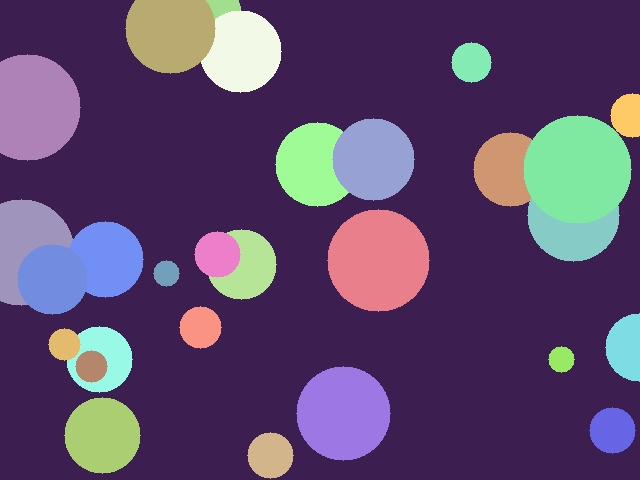
#> input picture Modul01 - Pendahuluan Komputer Vision/praktikum/image/abstrak.jpg, 640 x 480 px
$ python -i 20_proyek_klasifikasi_bentuk.py   (imports and definitions only)   (older library calls are emulated)
#> lines starting #> are read from the running program, lines starting #| are printed output that depends on the picture; after the words box and inside, x2 and y2 are one past the last pixel; in counts of white or black regions, pixels touching at a corner belong together
"""
==========================================================================
PERCOBAAN 20: PROYEK KLASIFIKASI BENTUK - PIPELINE LENGKAP
==========================================================================
Program ini membangun pipeline klasifikasi bentuk yang lengkap,
menggabungkan semua konsep dari Modul 05 (Deep Learning). Pipeline
mencakup: pemuatan dataset, ekstraksi fitur multi-skala, training
classifier sederhana, evaluasi, augmentasi data, dan visualisasi
hasil secara komprehensif.

Fungsi utama yang dipelajari:
- cv2.calcHist()        : Menghitung histogram warna
- cv2.Canny()           : Deteksi tepi
- cv2.resize()          : Mengubah ukuran gambar
- cv2.flip()            : Membalik gambar (augmentasi)
- cv2.GaussianBlur()    : Menghaluskan gambar (augmentasi)
- KNN / centroid-based  : Klasifikasi sederhana
- Confusion matrix      : Evaluasi per-kelas

Konsep yang dipelajari:
- Pipeline klasifikasi end-to-end
- Ekstraksi fitur: histogram warna, fitur tepi, HOG-like
- Train/test split dan evaluasi model
- Augmentasi data untuk memperbesar dataset
- Perbandingan performa dengan/tanpa augmentasi
- Visualisasi prediksi dan laporan evaluasi
==========================================================================
"""

# Mengimpor OpenCV untuk pemrosesan gambar
import cv2

# Mengimpor NumPy untuk operasi array dan komputasi
import numpy as np

# Mengimpor os untuk operasi file dan path
import os

# Mengimpor glob untuk pencarian file berdasarkan pola
import glob

# Mengimpor matplotlib untuk visualisasi hasil
import matplotlib.pyplot as plt

# Mendapatkan direktori script saat ini
SCRIPT_DIR = os.path.dirname(os.path.abspath(__file__))

# Mendefinisikan path folder gambar input
IMAGE_DIR = os.path.join(SCRIPT_DIR, "image")

# Mendefinisikan path folder output untuk menyimpan hasil
OUTPUT_DIR = os.path.join(SCRIPT_DIR, "output")

# Mendefinisikan path folder dataset
DATASET_DIR = os.path.join(IMAGE_DIR, "dataset")

# Membuat folder output jika belum ada
# [35 lines not run here, left out]

# Mendefinisikan nama kategori bentuk
kategori_bentuk = ['lingkaran', 'persegi', 'segitiga', 'bintang', 'segi_enam']

# Mendefinisikan ukuran standar gambar
IMG_SIZE = 64

# Menyiapkan list untuk menyimpan data
semua_gambar = []
semua_label = []
semua_nama_file = []


# [16 lines left out: function muat_gambar, not called in this run]


# Mengecek apakah folder dataset ada
dataset_ada = os.path.exists(DATASET_DIR)

# [35 lines not run here, left out]

# Mengkonversi list ke array NumPy
semua_gambar = np.array(semua_gambar)
semua_label = np.array(semua_label)

# Menampilkan informasi dataset
# [11 lines not run here, left out]


def ekstrak_histogram_warna(img, bins=16):
    """
    Menghitung histogram warna untuk setiap channel.
    Mengembalikan histogram gabungan sebagai fitur.
    """
    # Menyiapkan list fitur
    fitur = []

    # Menghitung histogram untuk setiap channel BGR
    for ch in range(3):
        # Menghitung histogram channel
        hist = cv2.calcHist([img], [ch], None, [bins], [0, 256])

        # Menormalisasi histogram
        hist = hist.flatten() / (img.shape[0] * img.shape[1])

        # Menambahkan ke list fitur
        fitur.extend(hist)

    # Mengembalikan array fitur
    return np.array(fitur, dtype=np.float32)


def ekstrak_fitur_tepi(img, bins=16):
    """
    Menghitung fitur berbasis deteksi tepi (Canny).
    """
    # Mengkonversi ke grayscale
    gray = cv2.cvtColor(img, cv2.COLOR_BGR2GRAY)

    # Menerapkan deteksi tepi Canny
    edges = cv2.Canny(gray, 50, 150)

    # Menghitung histogram tepi (distribusi spasial)
    hist = cv2.calcHist([edges], [0], None, [bins], [0, 256])

    # Menormalisasi histogram
    hist = hist.flatten() / (edges.shape[0] * edges.shape[1])

    # Menghitung rata-rata dan std tepi
    mean_edge = np.mean(edges) / 255.0
    std_edge = np.std(edges) / 255.0

    # Menghitung rasio piksel tepi
    rasio_tepi = np.sum(edges > 0) / edges.size

    # Menggabungkan semua fitur tepi
    fitur_tepi = np.concatenate([hist, [mean_edge, std_edge, rasio_tepi]])

    # Mengembalikan fitur tepi
    return fitur_tepi.astype(np.float32)


def ekstrak_hog_sederhana(img, cell_size=8):
    """
    Menghitung fitur HOG-like sederhana menggunakan gradient.
    """
    # Mengkonversi ke grayscale
    gray = cv2.cvtColor(img, cv2.COLOR_BGR2GRAY).astype(np.float32)

    # Menghitung gradien x dan y menggunakan Sobel
    gx = cv2.Sobel(gray, cv2.CV_32F, 1, 0, ksize=3)
    gy = cv2.Sobel(gray, cv2.CV_32F, 0, 1, ksize=3)

    # Menghitung magnitude dan orientasi gradien
    magnitude = np.sqrt(gx ** 2 + gy ** 2)
    orientation = np.arctan2(gy, gx) * 180.0 / np.pi

    # Memastikan orientasi positif (0-360)
    orientation[orientation < 0] += 360

    # Membagi gambar menjadi cells dan menghitung histogram orientasi
    n_bins = 9
    h, w = gray.shape
    n_cells_y = h // cell_size
    n_cells_x = w // cell_size

    # Menyiapkan array fitur HOG
    hog_fitur = []

    for cy in range(n_cells_y):
        for cx in range(n_cells_x):
            # Mendapatkan region cell
            y_start = cy * cell_size
            y_end = y_start + cell_size
            x_start = cx * cell_size
            x_end = x_start + cell_size

            # Mengambil magnitude dan orientasi untuk cell ini
            mag_cell = magnitude[y_start:y_end, x_start:x_end]
            ori_cell = orientation[y_start:y_end, x_start:x_end]

            # Menghitung histogram orientasi weighted by magnitude
            hist_cell = np.zeros(n_bins)
            for b in range(n_bins):
                # Menghitung range orientasi untuk bin ini
                low = b * (360.0 / n_bins)
                high = (b + 1) * (360.0 / n_bins)
                mask = (ori_cell >= low) & (ori_cell < high)
                hist_cell[b] = np.sum(mag_cell[mask])

            # Menormalisasi histogram cell
            norm = np.sqrt(np.sum(hist_cell ** 2) + 1e-6)
            hist_cell = hist_cell / norm

            # Menambahkan ke fitur
            hog_fitur.extend(hist_cell)

    # Mengembalikan fitur HOG
    return np.array(hog_fitur, dtype=np.float32)


def ekstrak_semua_fitur(img):
    """
    Menggabungkan semua fitur: histogram warna + fitur tepi + HOG.
    """
    # Mengekstrak histogram warna (16 bins * 3 channels = 48)
    f_warna = ekstrak_histogram_warna(img, bins=16)

    # Mengekstrak fitur tepi (16 + 3 = 19)
    f_tepi = ekstrak_fitur_tepi(img, bins=16)

    # Mengekstrak fitur HOG-like
    f_hog = ekstrak_hog_sederhana(img, cell_size=8)

    # Menggabungkan semua fitur
    fitur_gabungan = np.concatenate([f_warna, f_tepi, f_hog])

    # Mengembalikan fitur gabungan
    return fitur_gabungan


# Mengekstrak fitur untuk semua gambar
# [1 line not run here, left out]

# Menyiapkan list fitur
semua_fitur = []

# [6 lines not run here, left out]

# Mengkonversi list ke array
semua_fitur = np.array(semua_fitur)

# Menampilkan informasi fitur
# [10 lines not run here, left out]

# Mendefinisikan rasio split
rasio_train = 0.7

# Membuat indeks acak
indeks = np.arange(len(semua_fitur))
# [1 line not run here, left out]

# Menghitung titik split
titik_split = int(rasio_train * len(indeks))

# Memisahkan indeks training dan testing
idx_train = indeks[:titik_split]
idx_test = indeks[titik_split:]

# Memisahkan fitur dan label
X_train = semua_fitur[idx_train]
y_train = semua_label[idx_train]
X_test = semua_fitur[idx_test]
y_test = semua_label[idx_test]
img_test = semua_gambar[idx_test]

# Menampilkan informasi split
# [11 lines not run here, left out]


def knn_predict(X_train, y_train, X_test, k=5):
    """
    K-Nearest Neighbors classifier sederhana.
    """
    # Menyiapkan array prediksi
    prediksi = []
    probabilitas = []

    for i in range(len(X_test)):
        # Menghitung jarak Euclidean ke semua data training
        jarak = np.sqrt(np.sum((X_train - X_test[i]) ** 2, axis=1))

        # Mendapatkan indeks K tetangga terdekat
        idx_terdekat = np.argsort(jarak)[:k]

        # Mendapatkan label K tetangga terdekat
        label_terdekat = y_train[idx_terdekat]

        # Menghitung voting (majority voting)
        counts = np.bincount(label_terdekat, minlength=len(kategori_bentuk))

        # Mendapatkan kelas dengan vote terbanyak
        kelas_prediksi = np.argmax(counts)

        # Menghitung probabilitas (proporsi vote)
        prob = counts / k

        # Menyimpan prediksi dan probabilitas
        prediksi.append(kelas_prediksi)
        probabilitas.append(prob)

    # Mengembalikan prediksi dan probabilitas
    return np.array(prediksi), np.array(probabilitas)


# Mendefinisikan nilai K untuk KNN
K = 5

# Melakukan prediksi pada data test
y_pred, y_prob = knn_predict(X_train, y_train, X_test, k=K)

# Menghitung akurasi
akurasi = np.mean(y_pred == y_test) * 100

# Menampilkan hasil
# [6 lines not run here, left out]


def hitung_confusion_matrix(y_true, y_pred, n_classes):
    """
    Menghitung confusion matrix.
    """
    # Menginisialisasi matriks
    cm = np.zeros((n_classes, n_classes), dtype=int)

    # Mengisi matriks
    for t, p in zip(y_true, y_pred):
        cm[t, p] += 1

    # Mengembalikan confusion matrix
    return cm


def hitung_metrik_per_kelas(cm):
    """
    Menghitung precision, recall, F1 per kelas.
    """
    # Mendapatkan jumlah kelas
    n_cls = cm.shape[0]

    # Menyiapkan list metrik
    precision_list = []
    recall_list = []
    f1_list = []

    for c in range(n_cls):
        # Menghitung TP, FP, FN
        tp = cm[c, c]
        fp = np.sum(cm[:, c]) - tp
        fn = np.sum(cm[c, :]) - tp

        # Menghitung precision
        prec = tp / (tp + fp) if (tp + fp) > 0 else 0.0

        # Menghitung recall
        rec = tp / (tp + fn) if (tp + fn) > 0 else 0.0

        # Menghitung F1
        f1 = 2 * prec * rec / (prec + rec) if (prec + rec) > 0 else 0.0

        # Menyimpan metrik
        precision_list.append(prec)
        recall_list.append(rec)
        f1_list.append(f1)

    # Mengembalikan metrik
    return precision_list, recall_list, f1_list


# Menghitung confusion matrix
cm_tanpa_aug = hitung_confusion_matrix(y_test, y_pred, len(kategori_bentuk))

# Menghitung metrik per kelas
prec_list, rec_list, f1_list = hitung_metrik_per_kelas(cm_tanpa_aug)

# Menampilkan tabel metrik
# [6 lines not run here, left out]

# Menghitung macro average
macro_prec = np.mean(prec_list)
macro_rec = np.mean(rec_list)
macro_f1 = np.mean(f1_list)
# [6 lines not run here, left out]


# [31 lines left out: function augmentasi_gambar, not called in this run]


# Melakukan augmentasi pada data training
# [1 line not run here, left out]

# Menyiapkan list untuk data augmented
gambar_aug = list(semua_gambar[idx_train])
label_aug = list(y_train)

# Menghitung jumlah gambar asli
n_asli = len(gambar_aug)

# Melakukan augmentasi untuk setiap gambar training
# [11 lines not run here, left out]

# Mengkonversi ke array
gambar_aug = np.array(gambar_aug)
label_aug = np.array(label_aug)

# Menampilkan informasi augmentasi
# [6 lines not run here, left out]

# Menyiapkan list fitur
fitur_aug = []

# [4 lines not run here, left out]

# Mengkonversi ke array
X_train_aug = np.array(fitur_aug)
y_train_aug = label_aug

# ============================================================
# 8. Training ulang dengan data augmented
# ============================================================
# [1 line not run here, left out]

# Melakukan prediksi dengan KNN menggunakan data augmented
y_pred_aug, y_prob_aug = knn_predict(X_train_aug, y_train_aug, X_test, k=K)

# Menghitung akurasi dengan augmentasi
akurasi_aug = np.mean(y_pred_aug == y_test) * 100

# Menghitung confusion matrix dengan augmentasi
cm_dengan_aug = hitung_confusion_matrix(y_test, y_pred_aug, len(kategori_bentuk))

# Menghitung metrik per kelas dengan augmentasi
prec_aug, rec_aug, f1_aug = hitung_metrik_per_kelas(cm_dengan_aug)

# Menampilkan perbandingan
# [12 lines not run here, left out]

# Membuat figure untuk pipeline
fig, axes = plt.subplots(3, 5, figsize=(18, 10))

# Memberikan judul utama
# [63 lines not run here, left out]

# Mendefinisikan path output
output_path_1 = os.path.join(OUTPUT_DIR, "20_pipeline_lengkap.png")

# Menyimpan figure
# [12 lines not run here, left out]

# Membuat figure untuk confusion matrix
fig, axes = plt.subplots(1, 2, figsize=(14, 5))

# Memberikan judul utama
# [2 lines not run here, left out]

# --- Subplot 1: Tanpa augmentasi ---
ax1 = axes[0]

# Menampilkan heatmap
im1 = ax1.imshow(cm_tanpa_aug, interpolation='nearest', cmap='Blues')
# [17 lines not run here, left out]

# --- Subplot 2: Dengan augmentasi ---
ax2 = axes[1]

# Menampilkan heatmap
im2 = ax2.imshow(cm_dengan_aug, interpolation='nearest', cmap='Greens')
# [21 lines not run here, left out]

# Mendefinisikan path output
output_path_2 = os.path.join(OUTPUT_DIR, "20_confusion_matrix.png")

# Menyimpan figure
# [12 lines not run here, left out]

# Membuat figure untuk prediksi contoh
n_contoh = min(10, len(X_test))
fig, axes = plt.subplots(2, 5, figsize=(16, 6))

# Memberikan judul utama
# [37 lines not run here, left out]

# Mendefinisikan path output
output_path_3 = os.path.join(OUTPUT_DIR, "20_prediksi_contoh.png")

# Menyimpan figure
# [12 lines not run here, left out]

# Membuat figure untuk laporan
fig, axes = plt.subplots(2, 2, figsize=(14, 10))

# Memberikan judul utama
# [2 lines not run here, left out]

# --- Subplot 1: Perbandingan akurasi per kelas ---
ax1 = axes[0, 0]

# Menghitung akurasi per kelas tanpa augmentasi
akurasi_per_kelas = []
akurasi_per_kelas_aug = []

# [11 lines not run here, left out]

# Mendefinisikan posisi bar
x_pos = np.arange(len(kategori_bentuk))
bar_width = 0.35

# Menggambar bar tanpa augmentasi
# [15 lines not run here, left out]

# --- Subplot 2: Perbandingan F1-Score ---
ax2 = axes[0, 1]

# Menggambar bar F1 tanpa augmentasi
# [15 lines not run here, left out]

# --- Subplot 3: Distribusi jumlah data ---
ax3 = axes[1, 0]

# Menghitung distribusi data training dan augmented
dist_train = [np.sum(y_train == c) for c in range(len(kategori_bentuk))]
dist_aug = [np.sum(y_train_aug == c) for c in range(len(kategori_bentuk))]
dist_test = [np.sum(y_test == c) for c in range(len(kategori_bentuk))]

# Menggambar grouped bar chart
bar_width_3 = 0.25
# [14 lines not run here, left out]

# --- Subplot 4: Tabel laporan ringkasan ---
ax4 = axes[1, 1]

# Menyembunyikan axes
# [1 line not run here, left out]

# Membuat data tabel laporan
# [9 lines that did not run here, left out]

# Mendefinisikan header
kolom_header = ['Aspek', 'Tanpa Aug', 'Dengan Aug']

# Menggambar tabel
# [2 lines that did not run here, left out]

# Mengatur font
# [16 lines not run here, left out]

# Mendefinisikan path output
output_path_4 = os.path.join(OUTPUT_DIR, "20_laporan_final.png")

# Menyimpan figure
# [37 lines not run here, left out]

>>> import cv2
>>> picture = cv2.imread('../../Modul01 - Pendahuluan Komputer Vision/praktikum/image/abstrak.jpg')
#> picture is the input picture: shape (480, 640, 3); mean B, G, R 109.1, 74.4, 93.5
>>> result = ekstrak_semua_fitur(picture)
#> after the loop in ekstrak_histogram_warna, `for ch in range(3):`: fitur = 48 values, max 0.682 at index 35, min 0 at index 20, mean 0.0625
#> in ekstrak_semua_fitur, `f_warna = ekstrak_histogram_warna(img, bins=16)`: f_warna has the same summary as fitur in ekstrak_histogram_warna
#> in ekstrak_fitur_tepi, `gray = cv2.cvtColor(img, cv2.COLOR_BGR2GRAY)`:
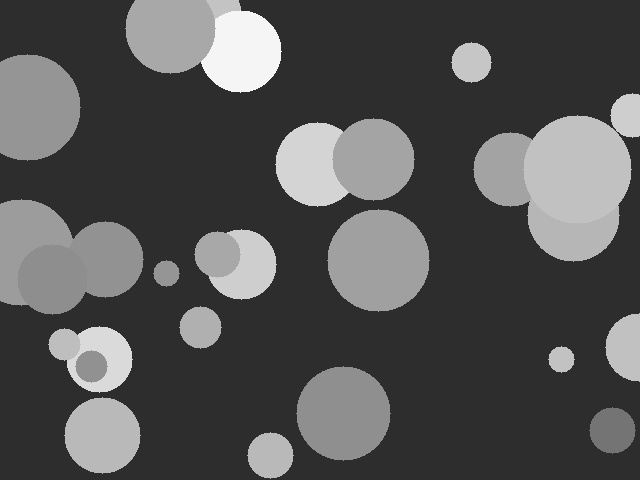
#> gray: shape (480, 640); min 37, max 252, mean 84.3
#> in ekstrak_fitur_tepi, `edges = cv2.Canny(gray, 50, 150)`:
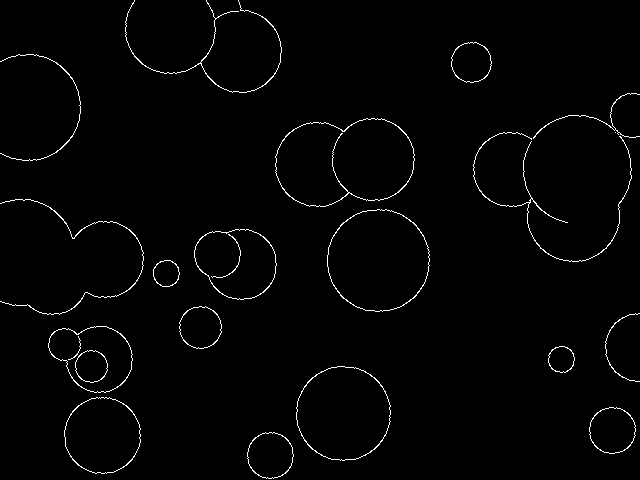
#> edges: shape (480, 640); 1.5% white in thin lines or dots
#> in ekstrak_fitur_tepi, `hist = cv2.calcHist([edges], [0], None, [bins], [0, 256])`: hist = [302509, 0, 0, 0, 0, 0, 0, 0, 0, 0, 0, 0, 0, 0, 0, 4691]
#> in ekstrak_fitur_tepi, `hist = hist.flatten() / (edges.shape[0] * edges.shape[1])`: hist = [0.985, 0, 0, 0, 0, 0, 0, 0, 0, 0, 0, 0, 0, 0, 0, 0.0153]
#> in ekstrak_fitur_tepi, `mean_edge = np.mean(edges) / 255.0`: mean_edge = 0.0153
#> in ekstrak_fitur_tepi, `std_edge = np.std(edges) / 255.0`: std_edge = 0.123
#> in ekstrak_fitur_tepi, `rasio_tepi = np.sum(edges > 0) / edges.size`: rasio_tepi = 0.0153
#> in ekstrak_fitur_tepi, `fitur_tepi = np.concatenate([hist, [mean_edge, std_edge, rasio_tepi]])`: fitur_tepi = 19 values, max 0.985 at index 0, min 0 at index 1, mean 0.0607
#> in ekstrak_semua_fitur, `f_tepi = ekstrak_fitur_tepi(img, bins=16)`: f_tepi has the same summary as fitur_tepi in ekstrak_fitur_tepi
#> in ekstrak_hog_sederhana, `gx = cv2.Sobel(gray, cv2.CV_32F, 1, 0, ksize=3)`:
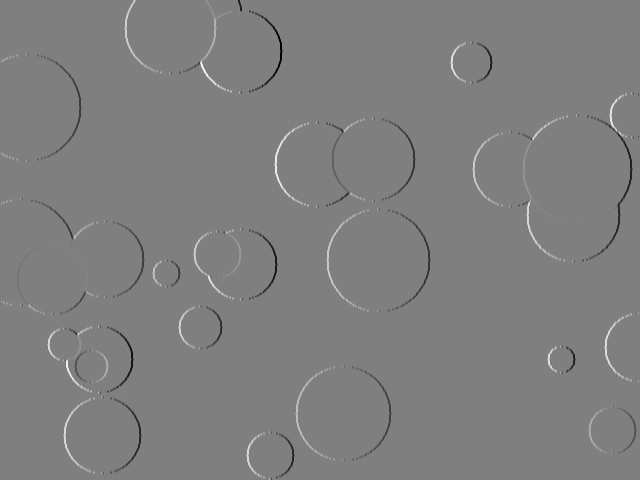
#> gx: shape (480, 640) float32; min -808, max 805, mean -0.1; drawn with min black and max white
#> in ekstrak_hog_sederhana, `gy = cv2.Sobel(gray, cv2.CV_32F, 0, 1, ksize=3)`:
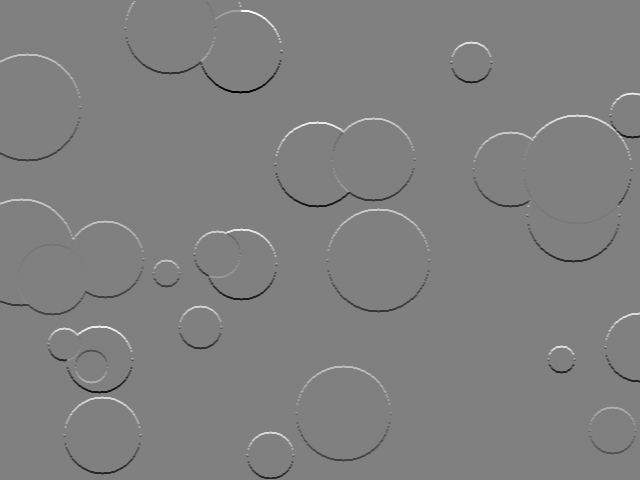
#> gy: shape (480, 640) float32; min -815, max 807, mean -0.4; drawn with min black and max white
#> in ekstrak_hog_sederhana, `magnitude = np.sqrt(gx ** 2 + gy ** 2)`:
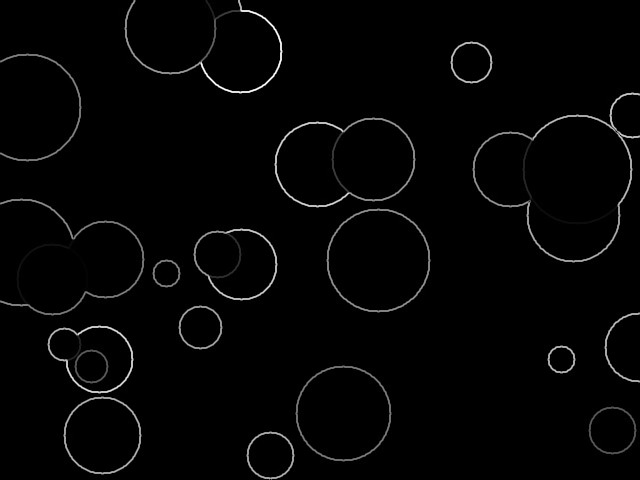
#> magnitude: shape (480, 640) float32; min 0, max 903.4, mean 15.3; drawn with min black and max white
#> in ekstrak_hog_sederhana, `orientation = np.arctan2(gy, gx) * 180.0 / np.pi`:
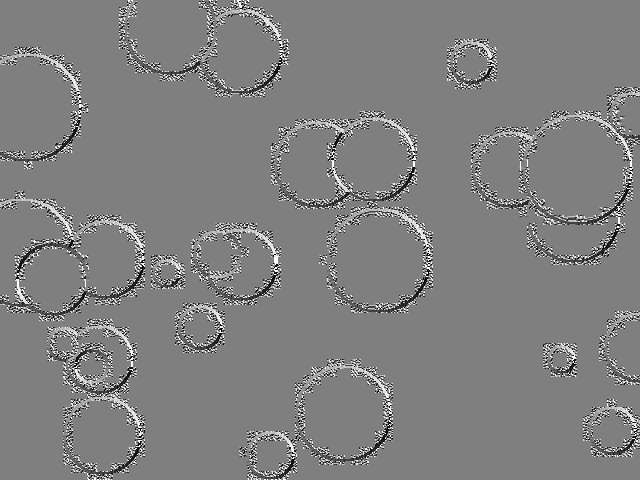
#> orientation: shape (480, 640) float32; min -179.9, max 180, mean 1; drawn with min black and max white
#> in ekstrak_hog_sederhana, `orientation[orientation < 0] += 360`:
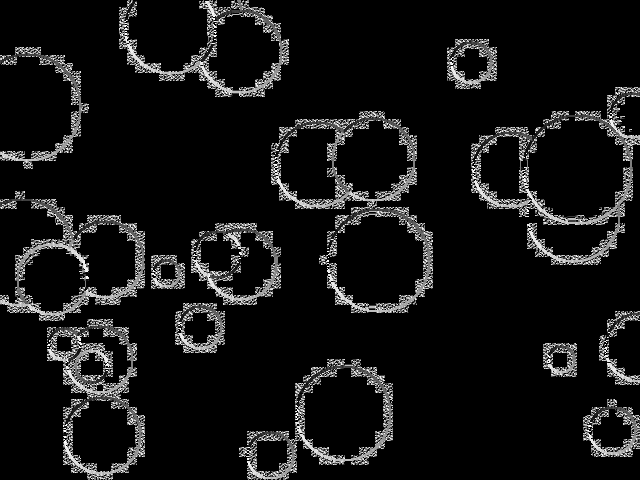
#> orientation: shape (480, 640) float32; 7.68% of pixels changed, all inside (x1, y1, x2, y2) = (0, 1, 640, 479); drawn with min black and max white
#> after the loop in ekstrak_hog_sederhana, `for cy in range(n_cells_y):`: hog_fitur = 43200 items
